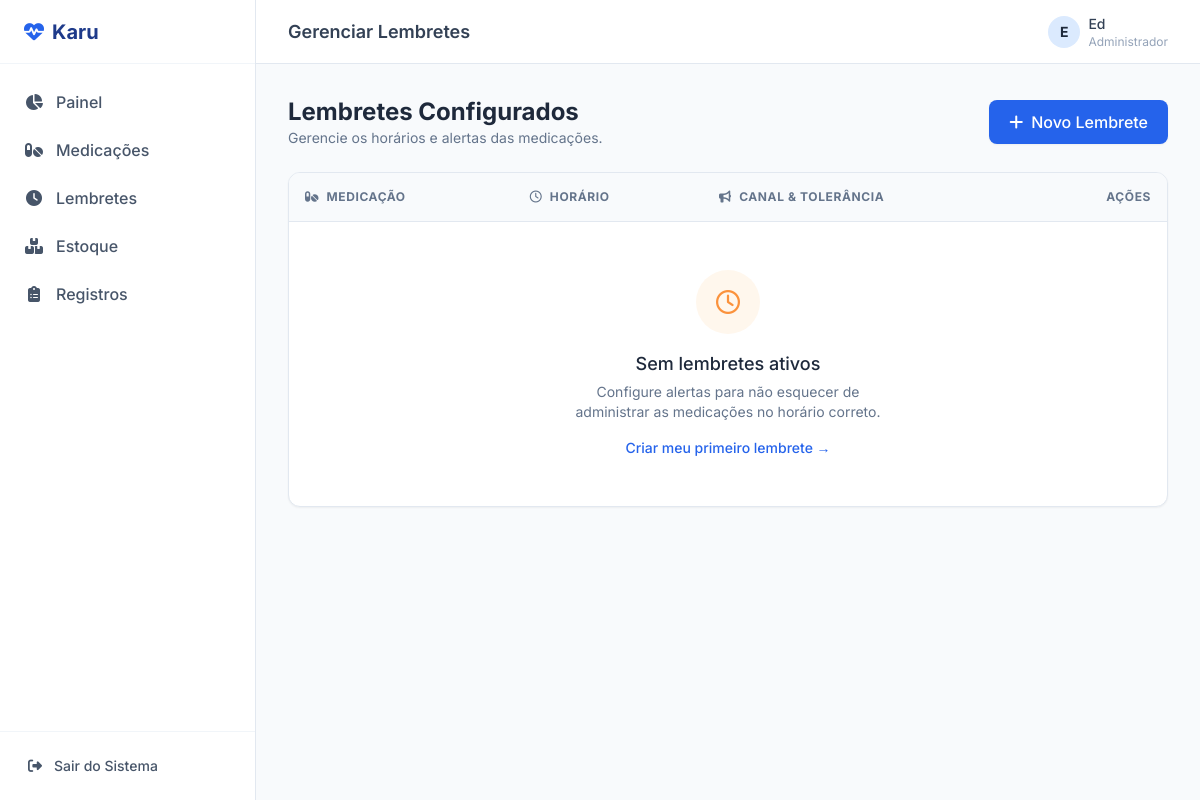
The page /lembretes/ (signed in) on the database as committed earlier.
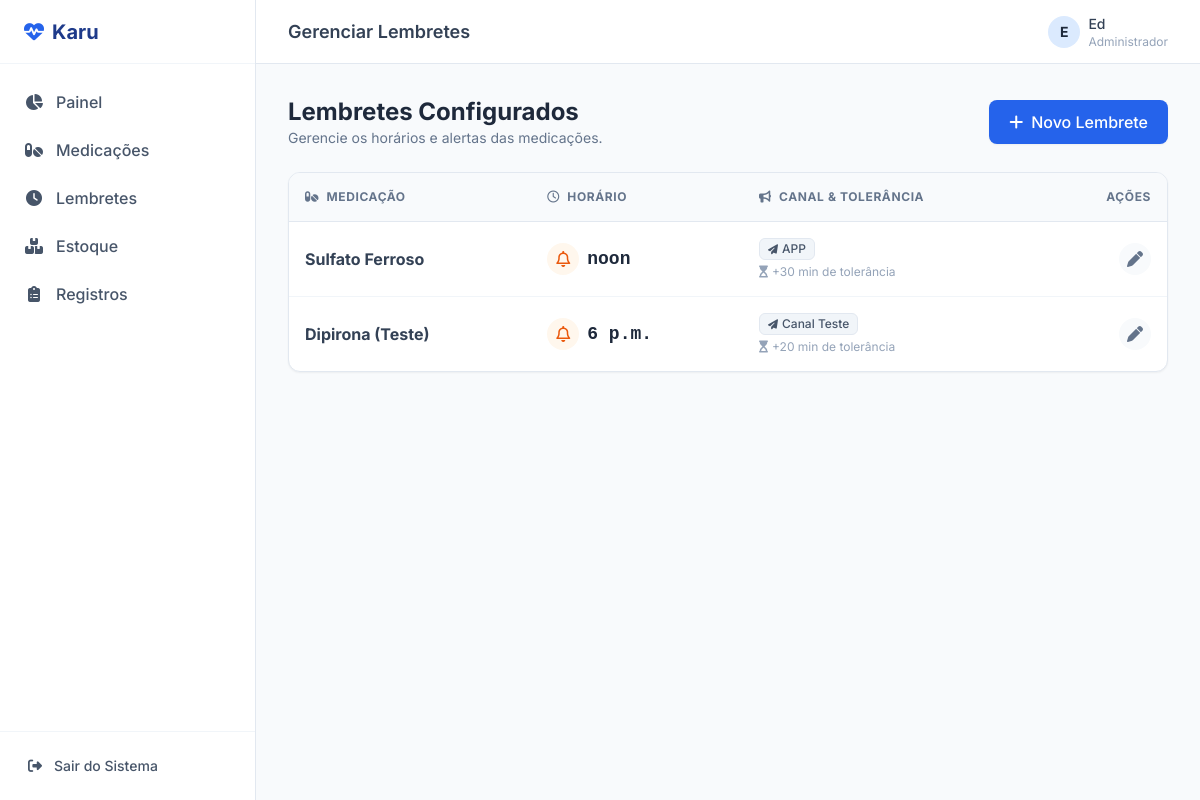
The same page on the database as committed later.
### medicacoes/models.py (models this page shows, shortened)
class Lembrete(models.Model):
    medicacao = models.ForeignKey(
        Medicacao, on_delete=models.CASCADE, related_name="lembretes"
    )
    horario = models.TimeField()
    canal_preferido = models.CharField(max_length=20, default="APP")
    tolerancia_minutos = models.IntegerField(default=30)

class Medicacao(models.Model):
    VIA_ADMINISTRACAO = [
        ("ORAL", "Oral"),
        ("IM", "Intramuscular"),
    ]
    nome = models.CharField(max_length=150)
    dosagem = models.CharField(max_length=100)
    frequencia = models.CharField(max_length=100)
    via = models.CharField(max_length=10, choices=VIA_ADMINISTRACAO)
    duracao_dias = models.IntegerField()
    data_inicio = models.DateField(default=timezone.now)
    cuidados_especiais = models.TextField(blank=True)
    bebe_id = models.CharField(max_length=50)

### medicacoes/views.py (the view)
# urls.py: path('lembretes/', views.listar_lembretes, name='listar_lembretes'),
@login_required
def listar_lembretes(request):
    lembretes = Lembrete.objects.all().order_by('horario')
    return render(request, "lembretes/listar.html", {'lembretes': lembretes})

### medicacoes/templates/lembretes/listar.html (shortened to what the changed rows need)
{% extends "base.html" %}
{% block header_title %}Gerenciar Lembretes{% endblock %}
{% block content %}
<div class="flex flex-col md:flex-row md:items-center md:justify-between gap-4 mb-6">
    <div>
        <h1 class="text-2xl font-bold text-slate-800">Lembretes Configurados</h1>
    </div>
</div>
<div class="bg-white border border-slate-200 rounded-xl shadow-sm overflow-hidden">
    <div class="overflow-x-auto">
        <table class="w-full text-left border-collapse">
            <thead>
                <tr class="bg-slate-50 border-b border-slate-200 text-xs uppercase font-semibold text-slate-500 tracking-wider">
                    <th class="p-4">
                        <i class="fa-solid fa-pills mr-1"></i> Medicação
                    </th>
                    <th class="p-4">
                        <i class="fa-regular fa-clock mr-1"></i> Horário
                    </th>
                    <th class="p-4">
                        <i class="fa-solid fa-bullhorn mr-1"></i> Canal & Tolerância
                    </th>
                    <th class="p-4 text-right">Ações</th>
                </tr>
            </thead>
            <tbody class="divide-y divide-slate-100">
                {% for l in lembretes %}
                <tr class="hover:bg-slate-50 transition-colors group">
                    <td class="p-4">
                        <div class="font-bold text-slate-700">{{ l.medicacao.nome }}</div>
                    </td>
                    <td class="p-4">
                        <div class="flex items-center gap-2">
                            <div class="w-8 h-8 bg-orange-50 text-orange-600 rounded-full flex items-center justify-center">
                                <i class="fa-regular fa-bell"></i>
                            </div>
                            <span class="font-mono text-lg font-semibold text-slate-800">
                                {{ l.horario }}
                            </span>
                        </div>
                    </td>
                    <td class="p-4">
                        <div class="flex flex-col gap-1 items-start">
                            <span class="inline-flex items-center gap-1 px-2 py-0.5 rounded-md text-xs font-medium bg-slate-100 text-slate-600 border border-slate-200">
                                <i class="fa-solid fa-paper-plane text-[10px]"></i>
                                {{ l.canal_preferido }}
                            </span>
                            <span class="text-xs text-slate-400 flex items-center gap-1">
                                <i class="fa-solid fa-hourglass-start"></i>
                                +{{ l.tolerancia_minutos }} min de tolerância
                            </span>
                        </div>
                    </td>
                    <td class="p-4 text-right">
                        <a href="{% url 'editar_lembrete' l.id %}" class="inline-flex items-center justify-center w-8 h-8 rounded-full bg-slate-50 text-slate-500 hover:bg-brand-50 hover:text-brand-600 transition-colors border border-transparent hover:border-brand-200" title="Editar Lembrete">
                            <i class="fa-solid fa-pen"></i>
                        </a>
                    </td>
                </tr>
                {% empty %}
                <tr>
                    <td colspan="4" class="p-12 text-center">
                        <div class="flex flex-col items-center justify-center">
                            <div class="w-16 h-16 bg-orange-50 rounded-full flex items-center justify-center mb-4 text-orange-400 text-2xl">
                                <i class="fa-regular fa-clock"></i>
                            </div>
                            <h3 class="text-lg font-medium text-slate-800">Sem lembretes ativos</h3>
                            <p class="text-slate-500 max-w-xs mx-auto mt-1 mb-4 text-sm">
                                Configure alertas para não esquecer de administrar as medicações no horário correto.
                            </p>
                            <a href="{% url 'criar_lembrete' %}" class="text-brand-600 font-medium hover:underline text-sm">
                                Criar meu primeiro lembrete &rarr;
                            </a>
                        </div>
                    </td>
                </tr>
                {% endfor %}
            </tbody>
        </table>
    </div>
</div>
{% endblock %}

Rows that differ between the two databases and show on the page:
added Lembrete: medicacao.nome "Sulfato Ferroso", horario "noon", canal_preferido "APP", tolerancia_minutos "30"
added Lembrete: medicacao.nome "Dipirona (Teste)", horario "6 p.m.", canal_preferido "Canal Teste", tolerancia_minutos "20"
Other text that changed with them:
text no longer shown: "Sem lembretes ativos Configure alertas para não esquecer de administrar as medicações no horário correto. Criar meu primeiro lembrete →"
